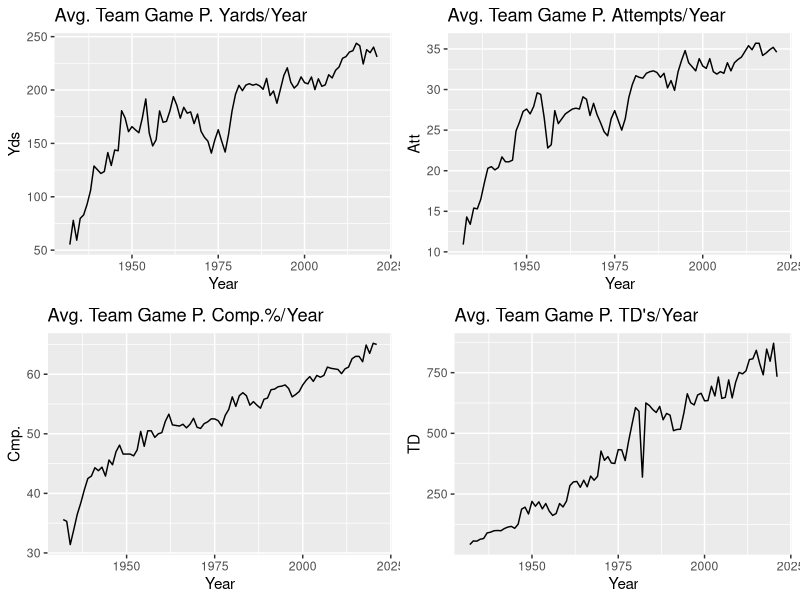
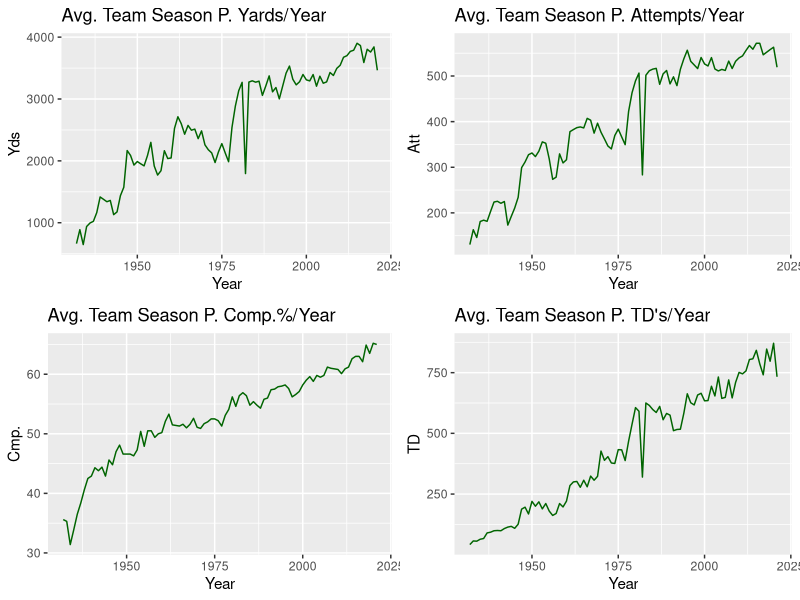
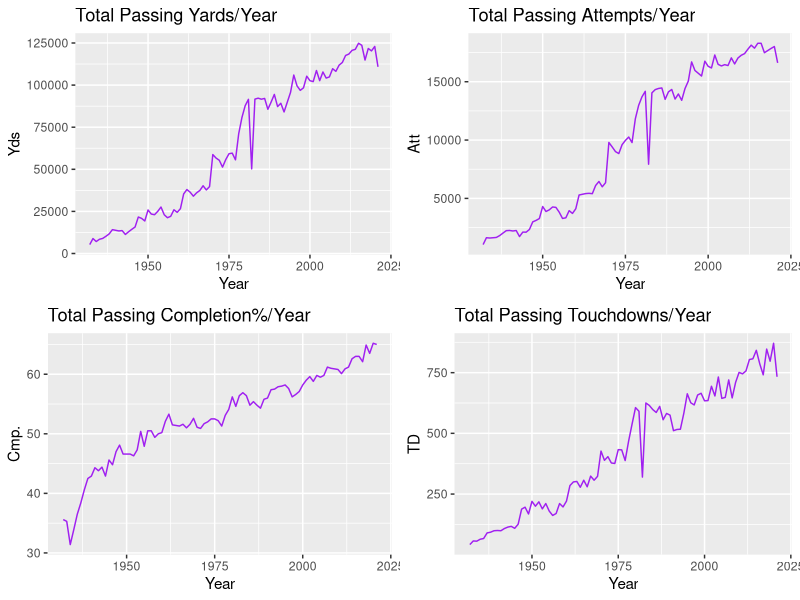
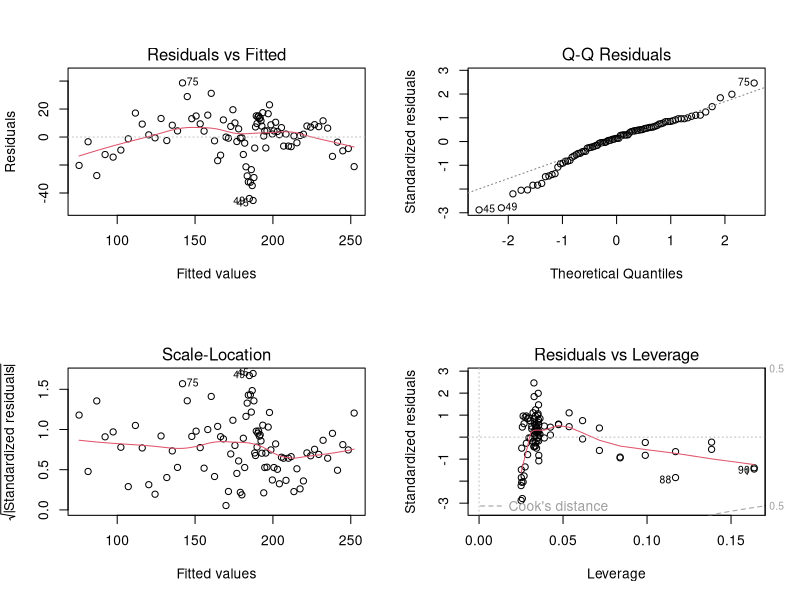
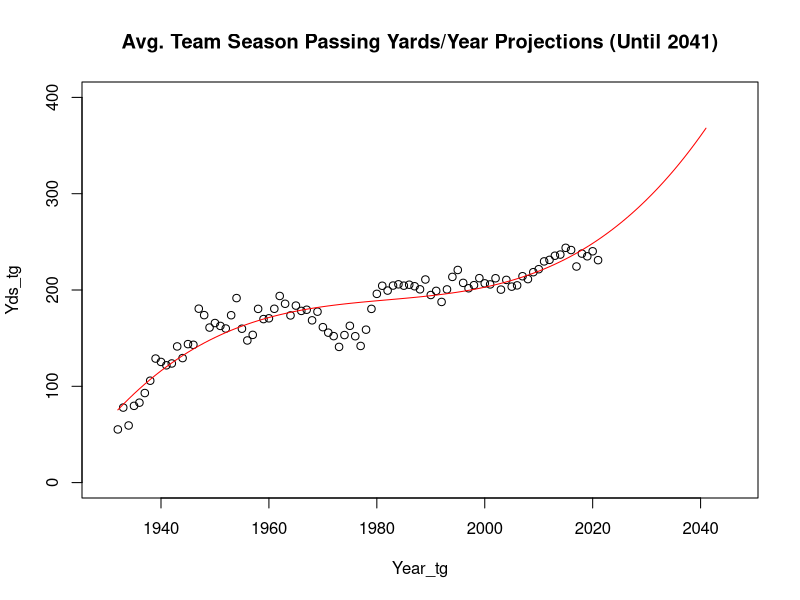
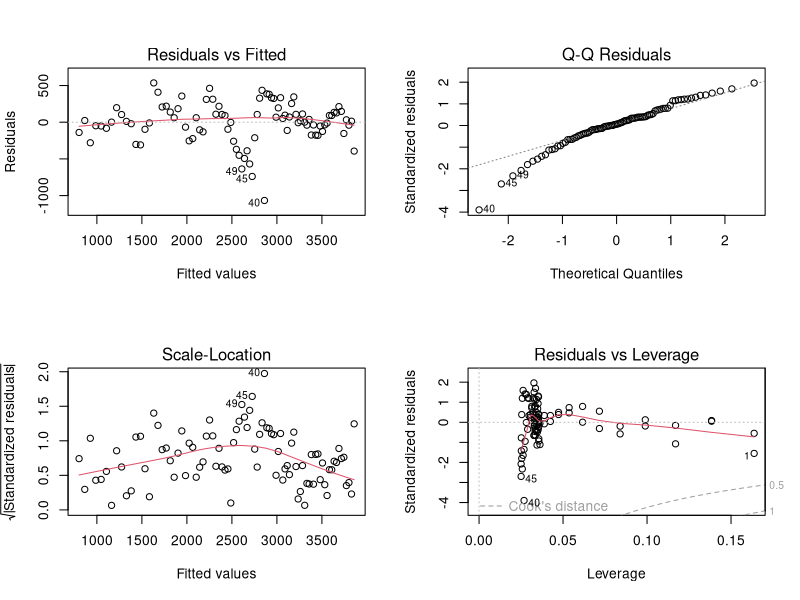
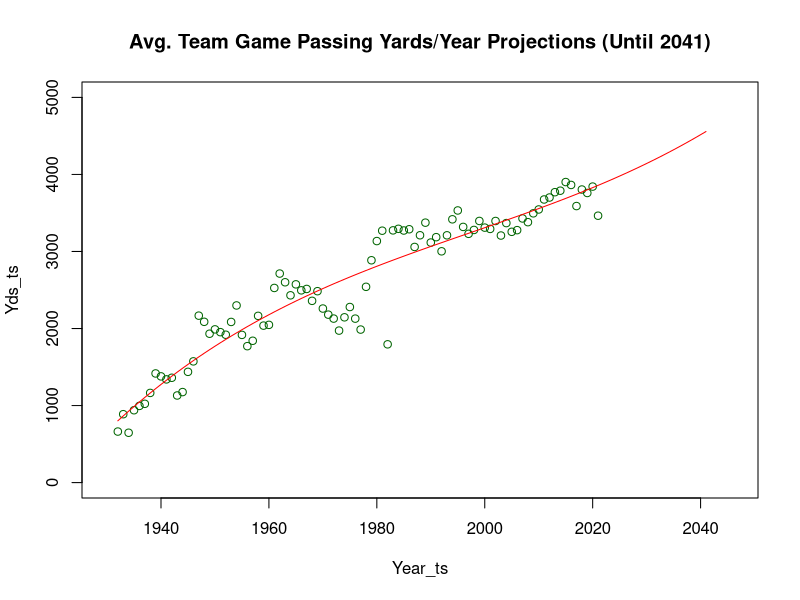
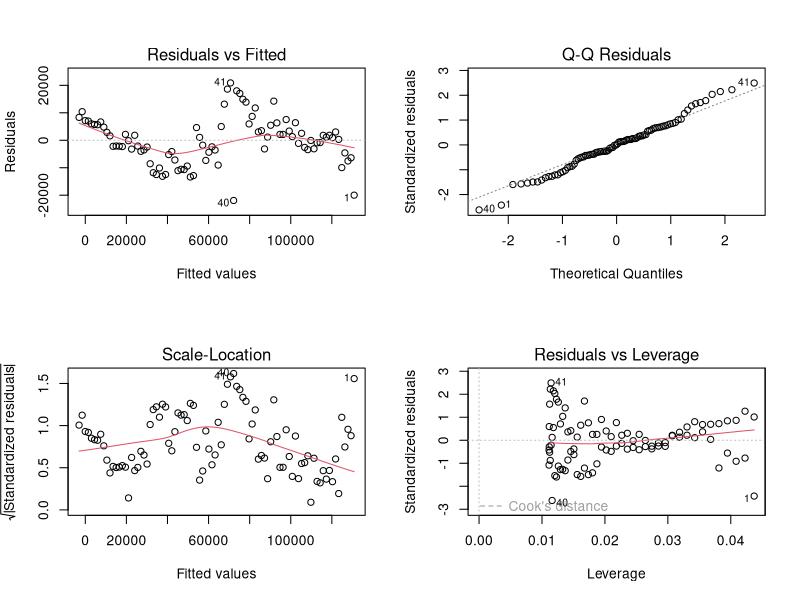

These charts were generated, in order, by the following R code:
# install.packages("ggpubr")
library(ggpubr)
library(ggplot2)
tg <- read.csv("AvgPerTeamGame.csv")
ts <- read.csv("AvgPerTeamSeason.csv")
total <- read.csv("TotalPerSeason.csv")

sum(duplicated(tg))
sum(duplicated(ts))
sum(duplicated(total))

# summary(tg)
# summary(ts)
# summary(total)


g1 <- ggplot(tg, aes(Year, Yds)) + 
  geom_line(color = "black") +
  ggtitle("Avg. Team Game P. Yards/Year")
g2 <- ggplot(tg, aes(Year, Att)) + 
  geom_line(color = "black") +
  ggtitle("Avg. Team Game P. Attempts/Year")
g3 <- ggplot(tg, aes(Year, Cmp.)) + 
  geom_line(color = "black") +
  ggtitle("Avg. Team Game P. Comp.%/Year")
g4 <- ggplot(total, aes(Year, TD)) + 
  geom_line(color = "black") +
  ggtitle("Avg. Team Game P. TD's/Year")
ggarrange(g1, g2, g3, g4,
          ncol = 2, nrow = 2)

s1 <- ggplot(ts, aes(Year, Yds)) + 
  geom_line(color = "darkgreen") +
  ggtitle("Avg. Team Season P. Yards/Year")
s2 <- ggplot(ts, aes(Year, Att)) + 
  geom_line(color = "darkgreen") +
  ggtitle("Avg. Team Season P. Attempts/Year")
s3 <- ggplot(ts, aes(Year, Cmp.)) + 
  geom_line(color = "darkgreen") +
  ggtitle("Avg. Team Season P. Comp.%/Year")
s4 <- ggplot(total, aes(Year, TD)) + 
  geom_line(color = "darkgreen") +
  ggtitle("Avg. Team Season P. TD's/Year")
ggarrange(s1, s2, s3, s4,
          ncol = 2, nrow = 2)

t1 <- ggplot(total, aes(Year, Yds)) + 
  geom_line(color = "purple") +
  ggtitle("Total Passing Yards/Year")
t2 <- ggplot(total, aes(Year, Att)) + 
  geom_line(color = "purple") +
  ggtitle("Total Passing Attempts/Year")
t3 <- ggplot(total, aes(Year, Cmp.)) + 
  geom_line(color = "purple") +
  ggtitle("Total Passing Completion%/Year")
t4 <- ggplot(total, aes(Year, TD)) + 
  geom_line(color = "purple") +
  ggtitle("Total Passing Touchdowns/Year")
ggarrange(t1, t2, t3, t4,
          ncol = 2, nrow = 2)


Yds_tg <- tg$Yds
Year_tg <- tg$Year
g_cbm <- lm(Yds_tg ~ poly(Year_tg, 3))
summary(g_cbm)
par(mfrow=c(2,2))
plot(g_cbm) # Diagnositic plots shows that the model has no problems
years_x1 <- seq(1932, 2041)
predictions_tg <- predict(g_cbm, newdata = data.frame(Year_tg = years_x1))
par(mfrow=c(1,1))
plot(Yds_tg ~ Year_tg, type = "p", ylim = c(0, 400), xlim = c(1930, 2046),
     main = "Avg. Team Season Passing Yards/Year Projections (Until 2041)")
lines(years_x1, predictions_tg, col = "red")
p_20yrs1 <- data.frame(Year = tail(years_x1, 20), Yds = tail(predictions_tg, 20))
p_20yrs1

# -----------------------------------------------------------------------------

Yds_ts <- ts$Yds
Year_ts <- ts$Year
s_cbm <- lm(Yds_ts ~ poly(Year_ts, 3))
summary(s_cbm)
par(mfrow=c(2,2))
plot(s_cbm) # Diagnositic plots shows that the model has no problems
predictions_ts <- predict(s_cbm, newdata = data.frame(Year_ts = years_x1))
par(mfrow=c(1,1))
plot(Yds_ts ~ Year_ts, type = "p", ylim = c(0, 5000), xlim = c(1930, 2046),
     main = "Avg. Team Game Passing Yards/Year Projections (Until 2041)", 
     col = "darkgreen")
lines(years_x1, predictions_ts, col = "red")
p_20yrs2 <- data.frame(Year = tail(years_x1, 20), Yds = tail(predictions_ts, 20))
p_20yrs2

# -----------------------------------------------------------------------------

# Since the plot using Yds from "total" shows a linear pattern compared to the
# other data sets, we'll use linear regression instead of
# cubic regression like the previous two prediction models.
Yds_total <- total$Yds
Year_total <- total$Year
t_lm <- lm(Yds_total ~ Year_total)
summary(t_lm)
par(mfrow=c(2,2))
plot(t_lm) # Diagnositic plots shows that the model has no problems
predictions_total <- predict(t_lm, newdata = data.frame(Year_total = years_x1))
par(mfrow=c(1,1))
plot(Yds_total ~ Year_total, type = "p", ylim = c(0, 175000), xlim = c(1930, 2046),
     main = "Total Passing Yards/Year Projections (Until 2041)", 
     col = "purple")
lines(years_x1, predictions_total, col = "red")
p_20yrs3 <- data.frame(Year = tail(years_x1, 20), Yds = tail(predictions_total, 20))
p_20yrs3